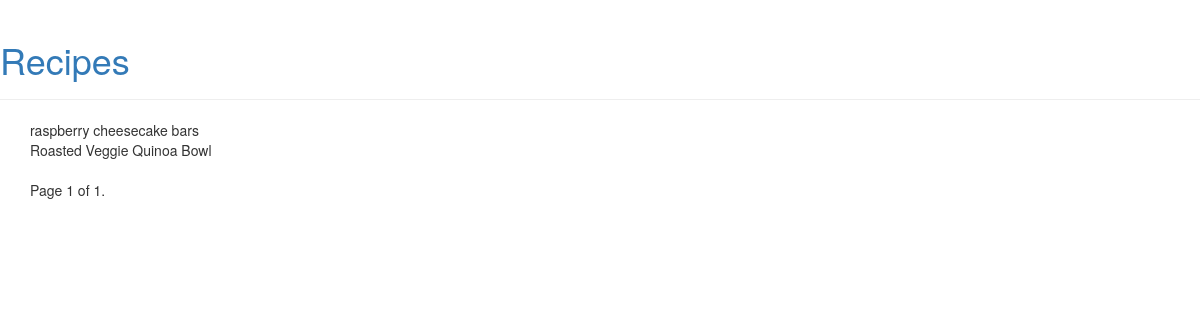
The app's page /search/products/recipe/?page=6, older data.
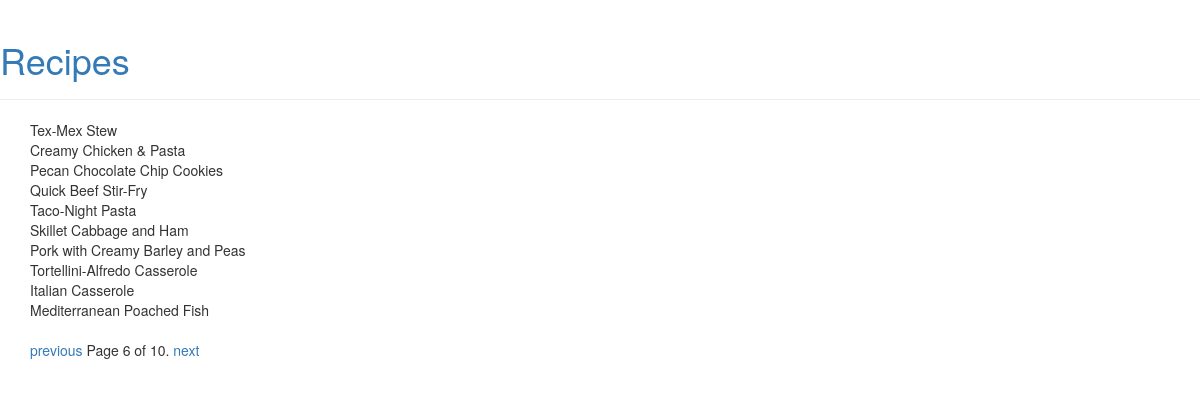
The same page, newer data.
### products/models.py (models this page shows, shortened)
class Recipe(Base):
    name = models.CharField(max_length=512, unique=True)
    description = models.TextField(blank=True)
    img_url = models.CharField(max_length=512,)
    prep_time = models.CharField(max_length=15)
    servings = models.CharField(max_length=20)
    direction = models.TextField(blank=True)
    ingredients = models.TextField(blank=True)
    products = models.ManyToManyField(Product)

### pages/views.py (the view)
class recipe_list(View):
	def get(self, request, *args, **kwargs):
		recipe_list = Recipe.objects.all()
		paginator = Paginator(recipe_list, 10)
		page = request.GET.get('page')
		try:
		    recipes = paginator.page(page)
		except PageNotAnInteger:
		    recipes = paginator.page(1)
		except EmptyPage:
		    recipes = paginator.page(paginator.num_pages)
		print(recipes.has_next==True)
		return render(request, 'recipe/recipe_list.html', {'recipes': recipes})

### pages/templates/recipe/recipe_list.html
{% extends 'recipe/base.html' %}
{% block content %}
	{% for recipe in recipes %}
	    {{ recipe.name }}<br/>
	{% endfor %}
	<div class="pagination">
	    <span class="step-links">
	        {% if recipes.has_previous %}
	            <a href="?page={{ recipes.previous_page_number }}">previous</a>
	        {% endif %}
	        <span class="current">
	            Page {{ recipes.number }} of {{ recipes.paginator.num_pages }}.
	        </span>
	        {% if recipes.has_next %}
	            <a href="?page={{ recipes.next_page_number }}">next</a>
	        {% endif %}
	    </span>
	</div>
{% endblock %}

Row changes from the older to the newer data that the page shows:
removed Recipe: name "raspberry cheesecake bars"
removed Recipe: name "Roasted Veggie Quinoa Bowl"
added Recipe: name "Tex-Mex Stew"
added Recipe: name "Creamy Chicken & Pasta"
added Recipe: name "Pecan Chocolate Chip Cookies"
added Recipe: name "Quick Beef Stir-Fry"
added Recipe: name "Taco-Night Pasta"
added Recipe: name "Skillet Cabbage and Ham"
added Recipe: name "Pork with Creamy Barley and Peas"
added Recipe: name "Tortellini-Alfredo Casserole"
added Recipe: name "Italian Casserole"
added Recipe: name "Mediterranean Poached Fish"
Text that changed along with them:
{{ recipes.number }}: "1" → "6"
{{ recipes.paginator.num_pages }}: "1" → "10"
text now shown: "previous next"
